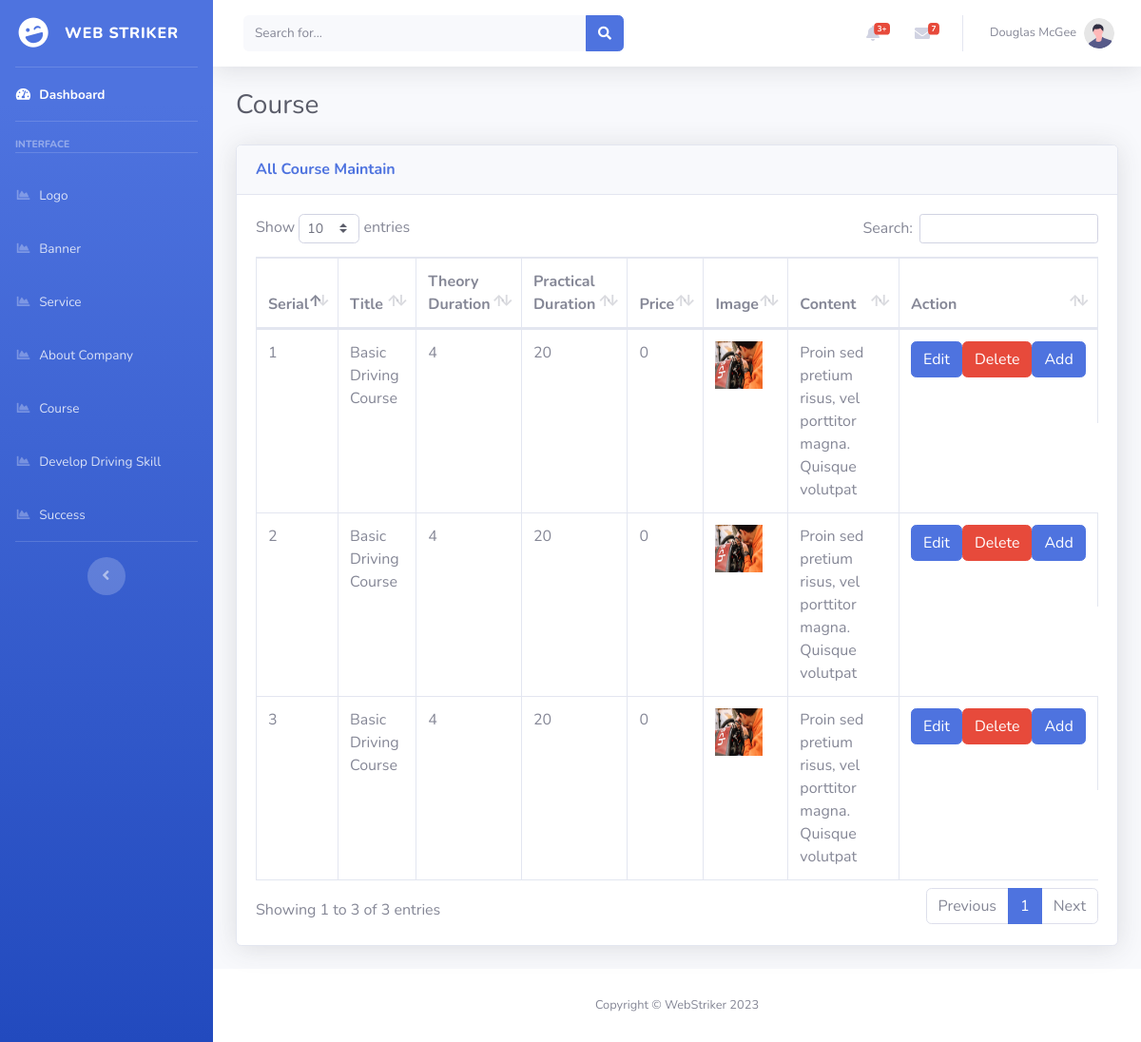
Screenshot of /admin/course.php with the database file from the repository.
### tables this page shows
CREATE TABLE `course` (
  `id` int(11) NOT NULL,
  `title` varchar(50) NOT NULL,
  `t_duration` int(11) NOT NULL,
  `p_duration` int(11) NOT NULL,
  `price` int(11) NOT NULL,
  `image` text NOT NULL,
  `content` text NOT NULL
);

### admin/course.php (the view, shortened to what this page needs)
<?php
include 'connection.php';
?>
<!DOCTYPE html>
<html lang="en">
<head>
    <link href="vendor/fontawesome-free/css/all.min.css" rel="stylesheet" type="text/css">
    <link href="css/sb-admin-2.min.css" rel="stylesheet">
    <link href="vendor/datatables/dataTables.bootstrap4.min.css" rel="stylesheet">
</head>
<body id="page-top">
    <div id="wrapper">
   <?php include('sidebar.php');?>
        <div id="content-wrapper" class="d-flex flex-column">
            <div id="content">
                <nav class="navbar navbar-expand navbar-light bg-white topbar mb-4 static-top shadow">
                    <form
                        class="d-none d-sm-inline-block form-inline mr-auto ml-md-3 my-2 my-md-0 mw-100 navbar-search">
                        <div class="input-group">
                            <input type="text" class="form-control bg-light border-0 small" placeholder="Search for..."
                                aria-label="Search" aria-describedby="basic-addon2">
                            <div class="input-group-append">
                                <button class="btn btn-primary" type="button">
                                    <i class="fas fa-search fa-sm"></i>
                                </button>
                            </div>
                        </div>
                    </form>
                    <ul class="navbar-nav ml-auto">
                        <li class="nav-item dropdown no-arrow mx-1">
                            <a class="nav-link dropdown-toggle" href="#" id="alertsDropdown" role="button"
                                data-toggle="dropdown" aria-haspopup="true" aria-expanded="false">
                                <i class="fas fa-bell fa-fw"></i>
                                <span class="badge badge-danger badge-counter">3+</span>
                            </a>
                        </li>
                        <li class="nav-item dropdown no-arrow mx-1">
                            <a class="nav-link dropdown-toggle" href="#" id="messagesDropdown" role="button"
                                data-toggle="dropdown" aria-haspopup="true" aria-expanded="false">
                                <i class="fas fa-envelope fa-fw"></i>
                                <span class="badge badge-danger badge-counter">7</span>
                            </a>
                        </li>
                        <li class="nav-item dropdown no-arrow">
                            <a class="nav-link dropdown-toggle" href="#" id="userDropdown" role="button"
                                data-toggle="dropdown" aria-haspopup="true" aria-expanded="false">
                                <span class="mr-2 d-none d-lg-inline text-gray-600 small">Douglas McGee</span>
                                <img class="img-profile rounded-circle"
                                    src="img/undraw_profile.svg">
                            </a>
                        </li>
                    </ul>
                </nav>
                <div class="container-fluid">
                    <div class="d-sm-flex align-items-center justify-content-between mb-4">
                        <h1 class="h3 mb-0 text-gray-800">Course</h1>
                    </div>
                    <div class="row">
                        <div class="col-xl-12 col-lg-12">
                        <div class="card shadow mb-4">
                        <div class="card-header py-3">
                            <h6 class="m-0 font-weight-bold text-primary">All Course Maintain</h6>
                        </div>
                        <div class="card-body">
                            <div class="table-responsive">
                                <table class="table table-bordered" id="dataTable" width="100%" cellspacing="0">
                                    <thead>
                                        <tr>
                                            <th>Serial</th>
                                            <th>Title</th>
                                            <th>Theory Duration</th>
                                            <th>Practical Duration</th>
                                            <th>Price</th>
                                            <th>Image</th>
                                            <th>Content</th>
                                            <th>Action</th>
                                        </tr>
                                    </thead>
                                    <tbody>
                                    <?php
                    $sql = "select*from course";
                    $result = $connection-> query($sql);
                    $serial = 1;
                    while($row = $result-> fetch_assoc()){
                ?>
                                        <tr>
                                            <td><?php echo $serial++;?></td>
                                            <td><?php echo $row['title'];?></td>
                                            <td><?php echo $row['t_duration'];?></td>
                                            <td><?php echo $row['p_duration'];?></td>
                                            <td><?php echo $row['price'];?></td>
                                            <td> <img style="width:50px; height:50px;" src="../uploads/<?php echo $row['image']; ?>"></td>
                                            <td><?php echo $row['content'];?></td>
                                            <td class="d-flex pb-5">
                                    <a href="course_edit.php?id=<?php echo $row['id'];?>" class="btn btn-primary me-2">Edit</a>
                                    <a href="course_delete.php?id=<?php echo $row['id'];?>" class="btn btn-danger">Delete</a>
                                    <a href="course_add.php?id=<?php echo $row['id'];?>" class="btn btn-primary">Add</a>
                                </td>
                    </tr>
                    <?php } ?>
                                    </tbody>
                                </table>
                            </div>
                        </div>
                    </div>
                        </div>
                    </div>
                </div>
            </div>
            <footer class="sticky-footer bg-white">
                <div class="container my-auto">
                    <div class="copyright text-center my-auto">
                        <span>Copyright &copy; WebStriker 2023</span>
                    </div>
                </div>
            </footer>
        </div>
    </div>
</body>
</html>

### rows the page displays
course: title "Basic Driving Course", t_duration "4", p_duration "20", price "0", image (picture), content "Proin sed pretium risus, vel porttitor magna. Quisque volutpat"
course: title "Basic Driving Course", t_duration "4", p_duration "20", price "0", image (picture), content "Proin sed pretium risus, vel porttitor magna. Quisque volutpat"
course: title "Basic Driving Course", t_duration "4", p_duration "20", price "0", image (picture), content "Proin sed pretium risus, vel porttitor magna. Quisque volutpat"
